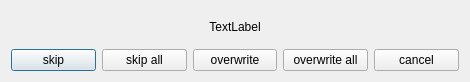
<?xml version="1.0" encoding="UTF-8"?>
<ui version="4.0">
 <class>FileExistsDialog</class>
 <widget class="QDialog" name="FileExistsDialog">
  <property name="geometry">
   <rect>
    <x>0</x>
    <y>0</y>
    <width>470</width>
    <height>82</height>
   </rect>
  </property>
  <property name="windowTitle">
   <string>File Exists</string>
  </property>
  <layout class="QGridLayout" name="gridLayout">
   <item row="0" column="0">
    <layout class="QVBoxLayout" name="verticalLayout">
     <item>
      <widget class="QLabel" name="fileExistsLabel">
       <property name="text">
        <string>TextLabel</string>
       </property>
       <property name="alignment">
        <set>Qt::AlignmentFlag::AlignCenter</set>
       </property>
      </widget>
     </item>
     <item>
      <layout class="QHBoxLayout" name="horizontalLayout">
       <item>
        <widget class="QPushButton" name="skipButton">
         <property name="text">
          <string>skip</string>
         </property>
        </widget>
       </item>
       <item>
        <widget class="QPushButton" name="skipAllButton">
         <property name="text">
          <string>skip all</string>
         </property>
        </widget>
       </item>
       <item>
        <widget class="QPushButton" name="overwriteButton">
         <property name="text">
          <string>overwrite</string>
         </property>
        </widget>
       </item>
       <item>
        <widget class="QPushButton" name="overwriteAllButton">
         <property name="text">
          <string>overwrite all</string>
         </property>
        </widget>
       </item>
       <item>
        <widget class="QPushButton" name="cancelButton">
         <property name="text">
          <string>cancel</string>
         </property>
        </widget>
       </item>
      </layout>
     </item>
    </layout>
   </item>
  </layout>
 </widget>
 <resources/>
 <connections/>
</ui>
